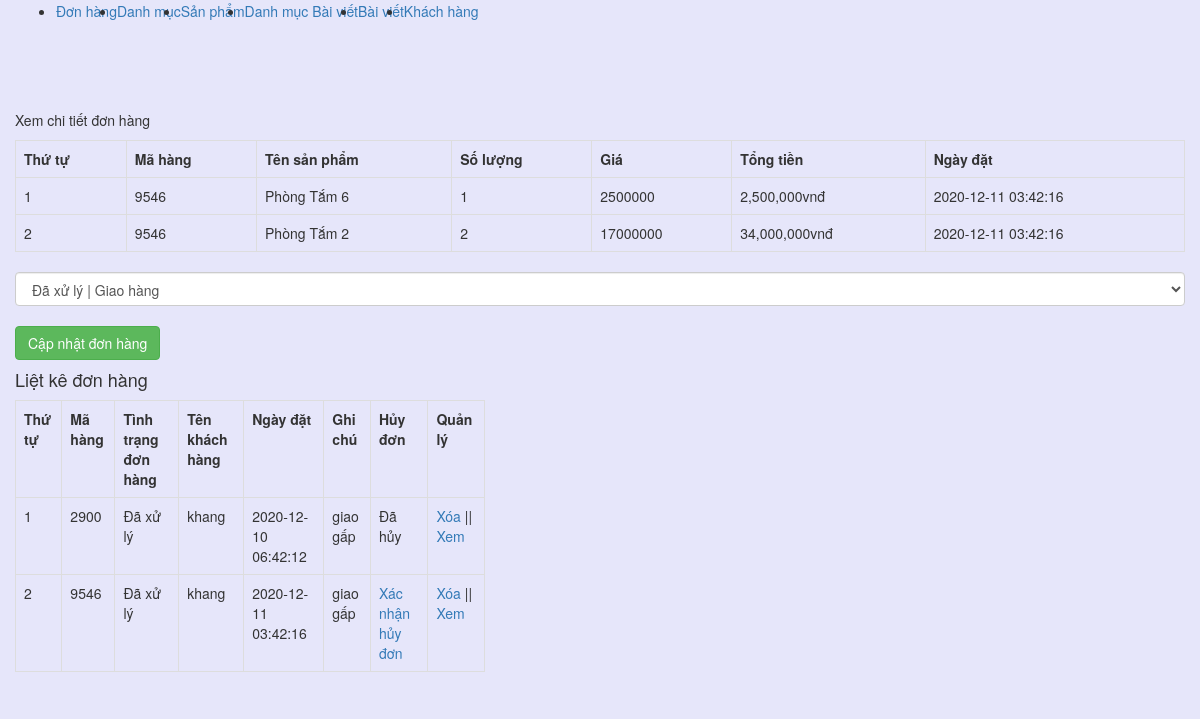
The page /admin/xulydonhang.php?quanly=xemdonhang&mahang=9546&xacnhanhuy=2 on the database its author committed.
### tables this page shows
CREATE TABLE `tbl_donhang` (
  `donhang_id` int(11) NOT NULL,
  `sanpham_id` int(11) NOT NULL,
  `soluong` int(11) NOT NULL,
  `mahang` varchar(50) NOT NULL,
  `khachhang_id` int(11) NOT NULL,
  `ngaythang` timestamp NOT NULL DEFAULT current_timestamp() ON UPDATE current_timestamp(),
  `tinhtrang` int(11) NOT NULL,
  `huydon` int(11) NOT NULL DEFAULT 0
);

CREATE TABLE `tbl_sanpham` (
  `sanpham_id` int(11) NOT NULL,
  `category_id` int(11) NOT NULL,
  `sanpham_name` varchar(255) NOT NULL,
  `sanpham_chitiet` text NOT NULL,
  `sanpham_mota` text NOT NULL,
  `sanpham_gia` varchar(100) NOT NULL,
  `sanpham_giakhuyenmai` varchar(100) NOT NULL,
  `sanpham_active` int(11) NOT NULL,
  `sanpham_hot` int(11) NOT NULL,
  `sanpham_soluong` int(11) NOT NULL,
  `sanpham_image` varchar(50) NOT NULL,
  `sanpham_anhchitiet` varchar(50) NOT NULL
);

CREATE TABLE `tbl_khachhang` (
  `khachhang_id` int(11) NOT NULL,
  `name` varchar(100) NOT NULL,
  `phone` varchar(50) NOT NULL,
  `address` varchar(200) NOT NULL,
  `note` text NOT NULL,
  `email` varchar(150) NOT NULL,
  `password` varchar(100) NOT NULL,
  `giaohang` int(11) NOT NULL
);

### admin/xulydonhang.php (the view, shortened to what this page needs)
<!DOCTYPE html>
<html lang="en">
<head>
	<link href="../css/bootstrap.css" rel="stylesheet" type="text/css" media="all" />
</head>
<body style="background-color: #E6E6FA">
	<nav class="navbar navbar-expand-lg navbar-light bg-light">
	  <div class="collapse navbar-collapse" id="navbarNav">
	    <ul class="navbar-nav">
	      <li class="nav-item active">
	        <a class="nav-link" href="xulydonhang.php">Đơn hàng <span class="sr-only">(current)</span></a>
	      </li>
	      <li class="nav-item">
	        <a class="nav-link" href="xulydanhmuc.php">Danh mục</a>
	      </li>
	      <li class="nav-item">
	        <a class="nav-link" href="xulysanpham.php">Sản phẩm</a>
	      </li>
	       <li class="nav-item">
	        <a class="nav-link" href="xulydanhmucbaiviet.php">Danh mục Bài viết</a>
	      </li>
	         <li class="nav-item">
	        <a class="nav-link" href="xulybaiviet.php">Bài viết</a>
	      </li>
	       <li class="nav-item">
	         <a class="nav-link" href="xulykhachhang.php">Khách hàng</a>
	      </li>
	    </ul>
	  </div>
	</nav><br><br>
	<div class="container-fluid">
		<div class="row">
			 <?php
			if(isset($_GET['quanly'])=='xemdonhang'){
				$mahang = $_GET['mahang'];
				$sql_chitiet = mysqli_query($con,"SELECT * FROM tbl_donhang,tbl_sanpham WHERE tbl_donhang.sanpham_id=tbl_sanpham.sanpham_id AND tbl_donhang.mahang='$mahang'");
				?>
				<div class="col-md-12">
				<p>Xem chi tiết đơn hàng</p>
			<form action="" method="POST">
				<table class="table table-bordered ">
					<tr>
						<th>Thứ tự</th>
						<th>Mã hàng</th>
						<th>Tên sản phẩm</th>
						<th>Số lượng</th>
						<th>Giá</th>
						<th>Tổng tiền</th>
						<th>Ngày đặt</th>
					</tr>
					<?php
					$i = 0;
					while($row_donhang = mysqli_fetch_array($sql_chitiet)){
						$i++;
					?>
					<tr>
						<td><?php echo $i; ?></td>
						<td><?php echo $row_donhang['mahang']; ?></td>
						<td><?php echo $row_donhang['sanpham_name']; ?></td>
						<td><?php echo $row_donhang['soluong']; ?></td>
						<td><?php echo $row_donhang['sanpham_giakhuyenmai']; ?></td>
						<td><?php echo number_format($row_donhang['soluong']*$row_donhang['sanpham_giakhuyenmai']).'vnđ'; ?></td>
						<td><?php echo $row_donhang['ngaythang'] ?></td>
					</tr>
					 <?php
					}
					?>
				</table>
				<select class="form-control" name="xuly">
					<option value="1">Đã xử lý | Giao hàng</option>
				</select><br>
				<input type="submit" value="Cập nhật đơn hàng" name="capnhatdonhang" class="btn btn-success">
			</form>
				</div>
			<?php
			}else{
				?>
				<div class="col-md-12">
					<p>Đơn hàng</p>
				</div>
				<?php
			}
				?>
			<div class="col-md-5">
				<h4>Liệt kê đơn hàng</h4>
				<?php
				$sql_select = mysqli_query($con,"SELECT * FROM tbl_sanpham,tbl_khachhang,tbl_donhang WHERE tbl_donhang.sanpham_id=tbl_sanpham.sanpham_id AND tbl_donhang.khachhang_id=tbl_khachhang.khachhang_id GROUP BY mahang ");
				?>
				<table class="table table-bordered ">
					<tr>
						<th>Thứ tự</th>
						<th>Mã hàng</th>
						<th>Tình trạng đơn hàng</th>
						<th>Tên khách hàng</th>
						<th>Ngày đặt</th>
						<th>Ghi chú</th>
						<th>Hủy đơn</th>
						<th>Quản lý</th>
					</tr>
					<?php
					$i = 0;
					while($row_donhang = mysqli_fetch_array($sql_select)){
						$i++;
					?>
					<tr>
						<td><?php echo $i; ?></td>
						<td><?php echo $row_donhang['mahang']; ?></td>
						<td><?php
							if($row_donhang['tinhtrang']==0){
								echo 'Chưa xử lý';
							}else{
								echo 'Đã xử lý';
							}
						?></td>
						<td><?php echo $row_donhang['name']; ?></td>
						<td><?php echo $row_donhang['ngaythang'] ?></td>
						<td><?php echo $row_donhang['note'] ?></td>
						<td><?php if($row_donhang['huydon']==0){ }elseif($row_donhang['huydon']==1){
							echo '<a href="xulydonhang.php?quanly=xemdonhang&mahang='.$row_donhang['mahang'].'&xacnhanhuy=2">Xác nhận hủy đơn</a>';
						}else{
							echo 'Đã hủy';
						}
						?></td>
						<td><a href="?xoadonhang=<?php echo $row_donhang['mahang'] ?>">Xóa</a> || <a href="?quanly=xemdonhang&mahang=<?php echo $row_donhang['mahang'] ?>">Xem </a></td>
					</tr>
					 <?php
					}
					?>
				</table>
			</div>
		</div>
	</div>
</body>
</html>

### rows shown on the page
tbl_donhang: mahang "9546", sanpham.sanpham_name "Phòng Tắm 6", soluong "1", sanpham.sanpham_giakhuyenmai "2500000", $row_donhang['soluong']*$row_donhang['sanpham_giakhuyenmai'] "2,500,000", ngaythang "2020-12-11 03:42:16", tinhtrang "Đã xử lý", khachhang.name "khang", khachhang.note "giao gấp"
tbl_donhang: mahang "9546", sanpham.sanpham_name "Phòng Tắm 2", soluong "2", sanpham.sanpham_giakhuyenmai "17000000", $row_donhang['soluong']*$row_donhang['sanpham_giakhuyenmai'] "34,000,000", ngaythang "2020-12-11 03:42:16"
tbl_donhang: mahang "2900", tinhtrang "Đã xử lý", khachhang.name "khang", ngaythang "2020-12-10 06:42:12", khachhang.note "giao gấp", huydon "Đã hủy"
